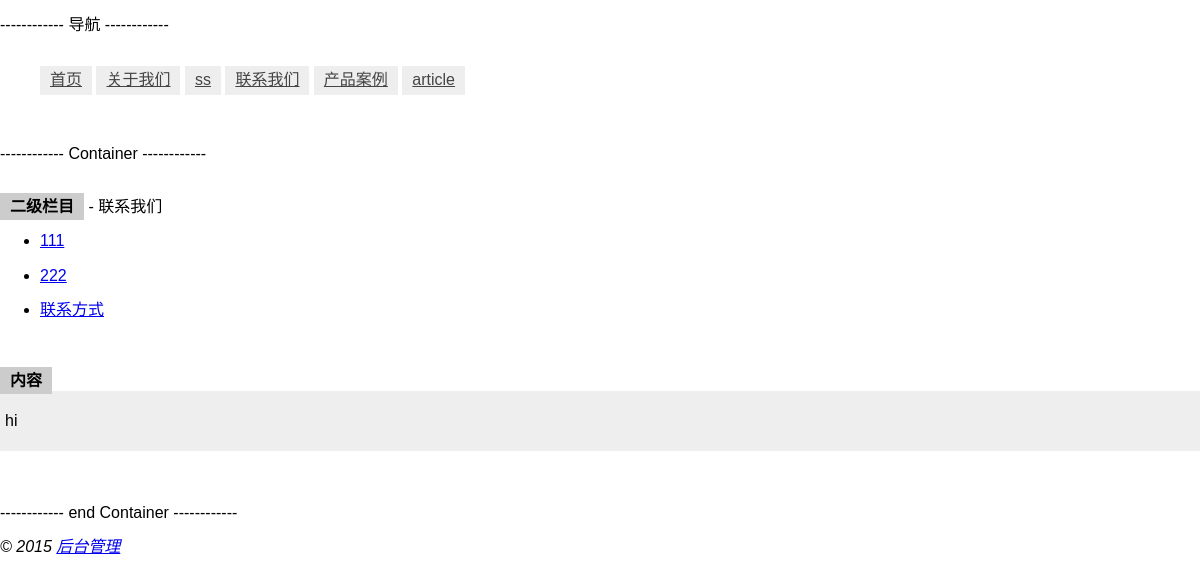
The page /pages/contact/9 on the database as committed earlier.
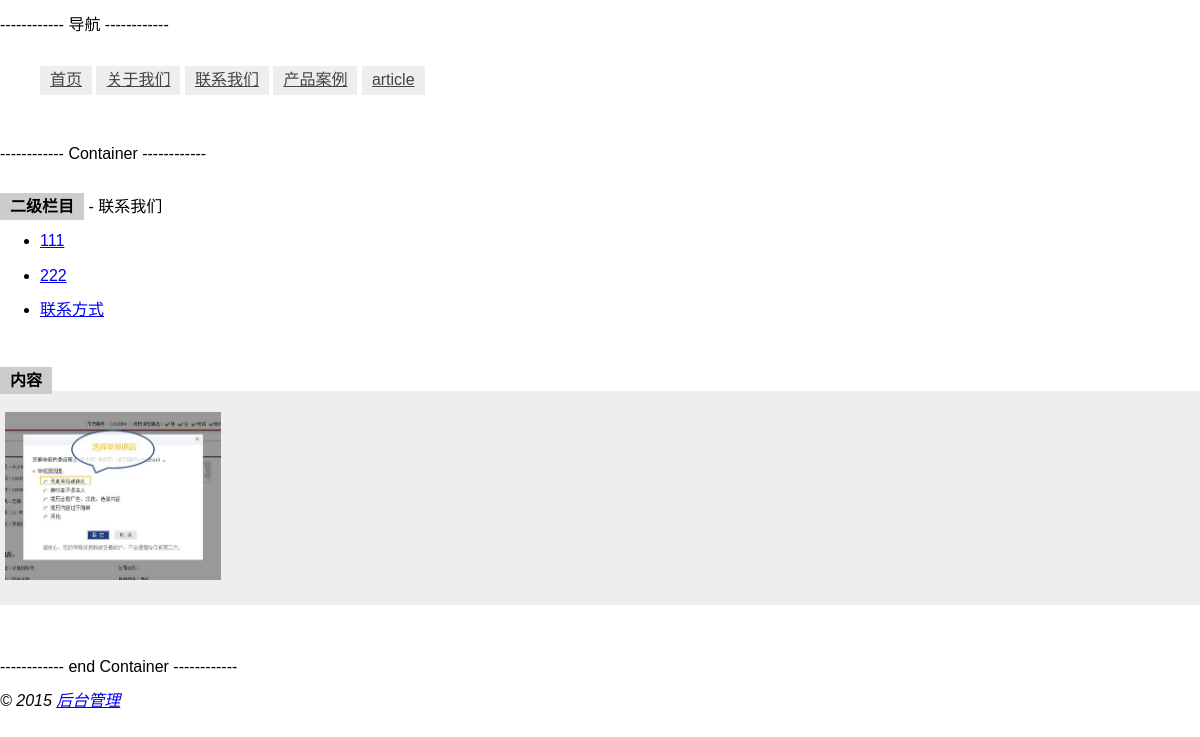
The same page on the database as committed later.
### tables this page shows
CREATE TABLE `sys_navigation` (
  `Id` int(5) NOT NULL,
  `Title` varchar(20) NOT NULL,
  `Type` int(1) NOT NULL DEFAULT '1',
  `Link` varchar(20) NOT NULL,
  `Position` int(5) DEFAULT '0'
);

CREATE TABLE `sys_pages` (
  `Id` int(5) NOT NULL,
  `Position` int(5) DEFAULT '0',
  `PageTitle` varchar(20) NOT NULL,
  `PageCate` varchar(20) NOT NULL,
  `PageContent` text NOT NULL
);

### application/controllers/FrontPages.php (called while the page is built, shortened)
<?php
class FrontPages extends CI_Controller {
	public function __construct() {
		$this->load->database();
    $this->load->helper(array('form','url'));
		$this->load->library(array('session','breadcrumb'));
	}
	public function GetPage($pageCate, $param){
		$site_config = $this->config->item('site_config');
		$datas_nav = $this->db->query("SELECT * FROM sys_navigation ORDER BY Position ASC;");
		$datas_pages = $this->db->query("SELECT * FROM sys_pages WHERE PageCate = '$pageCate' ORDER BY Position ASC;");
		$datas_pagesCate = $this->db->query("SELECT * FROM sys_pages_cate");
		$data = array_merge_recursive($site_config,
			array(
				'param' => $param,
				'pageCate' => $pageCate,
				'datas_nav' => $datas_nav,
				'datas_pages' => $datas_pages
			)
		);
		$data['pageContent'] = $datas_pages->result()[0]->PageContent;
		foreach($datas_pages->result() as $row){
			if(isset($param) && $param==$row->Id){
				$data['pageTitle'] = $row->PageTitle;
				$data['pageContent'] = $row->PageContent;
			}
		}
		foreach($datas_pagesCate->result() as $row){
			if($row->PageCate==$pageCate){
				$data['pageName'] = $row->PageName;
			}
		}
		return $data;
	}
	public function index($pageCate='', $param='')
	{
		$data = $this->GetPage($pageCate, $param);
		$this->load->view('common/header', $data);
		$this->load->view('pages');
		$this->load->view('common/footer', $data);
	}
}

### index.php (called while the page is built, shortened)
<?php
require_once BASEPATH.'core/CodeIgniter.php';

### application/views/pages.php (the view)
<p>------------ Container ------------</p>
<br/>
<strong style="background:#ccc;padding:5px 10px;">二级栏目</strong> - <?php echo $pageName; ?>
<?php foreach($datas_pages->result() as $row){ ?>
  <ul>
    <?php if($row->PageCate==$pageCate) { ?>
      <li><a href="<?php echo base_url('pages/'.$pageCate.'/'.$row->Id) ?>"><?php echo $row->PageTitle; ?></a></li>
    <?php } ?>
  </ul>
<?php } ?>
<br><br>
<strong style="background:#ccc;padding:5px 10px;">内容</strong>
<div style="background:#eee;padding:5px;">
  <?php echo $pageContent; ?>
</div>
<br><br>
<p>------------ end Container ------------</p>

### application/views/common/header.php (shortened to what this page needs)
<!DOCTYPE html>
<html lang="en">
<head>
    <link href="<?php echo base_url('css/normalize.min.css') ?>" rel="stylesheet">
    <link href="<?php echo base_url('css/style.front.css') ?>" rel="stylesheet">
</head>
<body>
    <p>------------ 导航 ------------</p>
    <div class="nav">
    <ul>
        <?php foreach ($datas_nav->result() as $row){ ?>
            <li><a href="<?php echo $row->Link; ?>"><?php echo $row->Title; ?></a></li>
        <?php } ?>
        <li><a href="/articles">article</a></li>
    </ul>
    </div>
    <br/>

### application/views/common/footer.php
    <em>&copy; 2015 <a href="<?php echo base_url('admin') ?>">后台管理</a></em>
</body>
</html>

### css/style.front.css (style rules this page uses)
.nav { overflow:hidden; }
.nav ul li { display:inline; }
.nav ul li a { display:inline-block;color:#444;background:#eee;padding:5px 10px; }

Rows that differ between the two databases and show on the page:
removed sys_navigation: Title "ss"
changed sys_pages (number 1 of 3 on the later page): PageContent: picture added; PageContent "hi" → (not shown)
